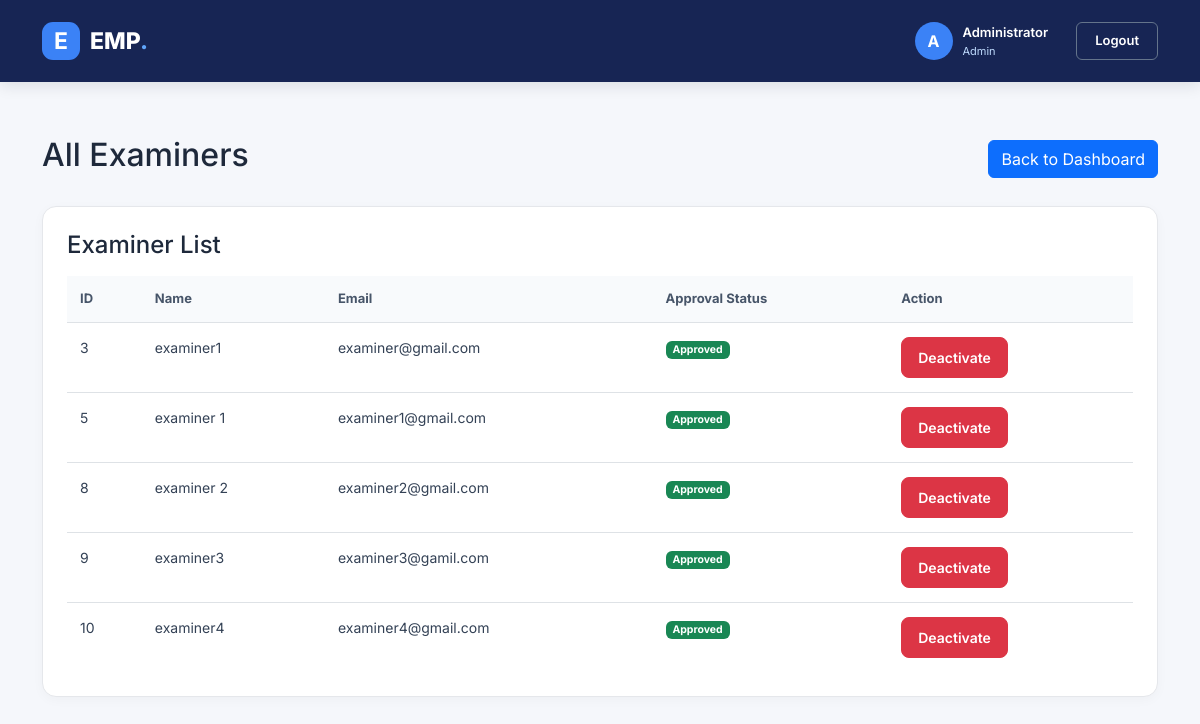
The app's page /admin/examiners (signed in) with its own data.
### tables this page shows
CREATE TABLE users (
        id INTEGER PRIMARY KEY AUTOINCREMENT,
        name TEXT NOT NULL,
        email TEXT UNIQUE NOT NULL,
        password TEXT NOT NULL,
        role TEXT NOT NULL CHECK(role IN ('admin','examiner','student')),
        approved INTEGER NOT NULL DEFAULT 0
    , active INTEGER NOT NULL DEFAULT 1);

### app.py (the view)
@app.route("/admin/examiners")
@login_required("admin")
def examiners_page():
    conn = db()
    examiners = conn.execute("""
        SELECT id, name, email, approved, active
        FROM users
        WHERE role = 'examiner'
    """).fetchall()
    return render_template("examiners.html", examiners=examiners)

### app.py (called while the page is built)
def db():
    if "db" not in g:
        g.db = sqlite3.connect(DB)
        g.db.row_factory = sqlite3.Row
        g.db.execute("PRAGMA foreign_keys = ON")
    return g.db

def login_required(role=None):
    def decorator(view):
        @wraps(view)
        def wrapped(*args, **kwargs):
            if not session.get("user_id"):
                return redirect(url_for("login"))
            if role and session.get("role") != role:
                flash("You are not allowed to open that page.")
                return redirect(url_for("dashboard"))
            return view(*args, **kwargs)
        return wrapped
    return decorator

### templates/examiners.html (shortened to what this page needs)
{% extends "base.html" %}
{% block content %}
<div class="container mt-4">
    <div class="d-flex justify-content-between align-items-center mb-4">
        <h2>All Examiners</h2>
        <a href="{{ url_for('dashboard') }}" class="btn btn-primary">
            Back to Dashboard
        </a>
    </div>
    <div class="admin-panel">
        <h4 class="mb-3">Examiner List</h4>
        <table class="table table-hover">
            <thead>
                <tr>
                    <th>ID</th>
                    <th>Name</th>
                    <th>Email</th>
                    <th>Approval Status</th>
                    <th>Action</th>
                </tr>
            </thead>
            <tbody>
                {% for e in examiners %}
                <tr>
                    <td>{{ e.id }}</td>
                    <td>{{ e.name }}</td>
                    <td>{{ e.email }}</td>
                    <td>
                        {% if e.approved %}
                            <span class="badge bg-success">Approved</span>
                        {% else %}
                            <span class="badge bg-warning text-dark">Pending</span>
                        {% endif %}
                    </td>
                    <td>
    {% if not e.approved %}
        <form method="POST"
              action="{{ url_for('approve_examiner', user_id=e.id) }}">
            <button type="submit" class="btn btn-success btn-sm">
                Approve
            </button>
        </form>
    {% elif e.active == 1 %}
        <form method="POST"
              action="{{ url_for('deactivate_examiner', user_id=e.id) }}">
            <button type="submit" class="btn btn-danger btn-sm">
                Deactivate
            </button>
        </form>
    {% endif %}
</td>
                </tr>
                {% else %}
                <tr>
                    <td colspan="5" class="text-center">
                        No examiners registered.
                    </td>
                </tr>
                {% endfor %}
            </tbody>
        </table>
    </div>
</div>
{% endblock %}

### static/style.css (style rules this page uses)
body { font-family: 'Inter', sans-serif; background: #f5f7fb; color: #1e293b; margin: 0; min-height: 100vh; }
.admin-panel { background: white; border: 1px solid #e5e7eb; border-radius: 14px; padding: 24px; box-shadow: 0 3px 12px rgba(0,0,0,.03); }
.admin-panel .btn { padding: 9px 16px; border-radius: 8px; font-weight: 600; }
.admin-panel .table { margin-bottom: 0; }
.admin-panel .table thead th { background: #f8fafc; color: #475569; font-size: 13px; padding: 13px; }
.admin-panel .table tbody td { color: #334155; font-size: 14px; padding: 14px 13px; }
.admin-panel .table tbody tr:last-child td { border-bottom: none; }

### records on screen
users: id "3", name "examiner1", email "examiner@gmail.com", approved "Approved"
users: id "5", name "examiner 1", email "examiner1@gmail.com", approved "Approved"
users: id "8", name "examiner 2", email "examiner2@gmail.com", approved "Approved"
users: id "9", name "examiner3", email "examiner3@gamil.com", approved "Approved"
users: id "10", name "examiner4", email "examiner4@gmail.com", approved "Approved"

### other values on screen
{{ session.get('name', 'U')[0]|upper }} "A"
{{ session.get('name') }} "Administrator"
{{ session.get('role')|capitalize }} "Admin"
